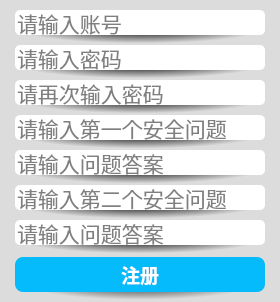
<?xml version="1.0" encoding="UTF-8"?>
<ui version="4.0">
 <class>CRegisterDialog</class>
 <widget class="QDialog" name="CRegisterDialog">
  <property name="geometry">
   <rect>
    <x>0</x>
    <y>0</y>
    <width>280</width>
    <height>302</height>
   </rect>
  </property>
  <property name="sizePolicy">
   <sizepolicy hsizetype="Fixed" vsizetype="Fixed">
    <horstretch>0</horstretch>
    <verstretch>0</verstretch>
   </sizepolicy>
  </property>
  <property name="minimumSize">
   <size>
    <width>280</width>
    <height>300</height>
   </size>
  </property>
  <property name="maximumSize">
   <size>
    <width>280</width>
    <height>302</height>
   </size>
  </property>
  <property name="windowTitle">
   <string>注册账号</string>
  </property>
  <property name="styleSheet">
   <string notr="true">#CRegisterDialog
{
	background:rgb(220, 220, 220);
}</string>
  </property>
  <layout class="QGridLayout" name="gridLayout">
   <property name="leftMargin">
    <number>0</number>
   </property>
   <property name="topMargin">
    <number>10</number>
   </property>
   <property name="rightMargin">
    <number>0</number>
   </property>
   <property name="bottomMargin">
    <number>0</number>
   </property>
   <property name="spacing">
    <number>0</number>
   </property>
   <item row="0" column="0">
    <widget class="QWidget" name="widgetAccount" native="true">
     <property name="sizePolicy">
      <sizepolicy hsizetype="Fixed" vsizetype="Fixed">
       <horstretch>0</horstretch>
       <verstretch>0</verstretch>
      </sizepolicy>
     </property>
     <property name="minimumSize">
      <size>
       <width>280</width>
       <height>35</height>
      </size>
     </property>
     <property name="maximumSize">
      <size>
       <width>280</width>
       <height>35</height>
      </size>
     </property>
     <property name="font">
      <font>
       <family>等线</family>
       <pointsize>10</pointsize>
       <weight>75</weight>
       <bold>true</bold>
      </font>
     </property>
     <property name="styleSheet">
      <string notr="true">background:qradialgradient(spread:pad, cx:0.5, cy:0.5, radius:0.5, fx:0.5, fy:0.5, stop:0.0965909 rgba(0, 0, 0, 255), stop:0.903409 rgba(220, 220, 220, 220));</string>
     </property>
     <layout class="QGridLayout" name="gridLayout_2">
      <property name="leftMargin">
       <number>0</number>
      </property>
      <property name="topMargin">
       <number>0</number>
      </property>
      <property name="rightMargin">
       <number>0</number>
      </property>
      <property name="bottomMargin">
       <number>0</number>
      </property>
      <property name="spacing">
       <number>0</number>
      </property>
      <item row="0" column="0">
       <widget class="QLineEdit" name="lineEditAccount">
        <property name="sizePolicy">
         <sizepolicy hsizetype="Fixed" vsizetype="Fixed">
          <horstretch>25</horstretch>
          <verstretch>25</verstretch>
         </sizepolicy>
        </property>
        <property name="minimumSize">
         <size>
          <width>250</width>
          <height>25</height>
         </size>
        </property>
        <property name="maximumSize">
         <size>
          <width>250</width>
          <height>25</height>
         </size>
        </property>
        <property name="font">
         <font>
          <family>Consolas</family>
          <pointsize>16</pointsize>
          <weight>50</weight>
          <italic>false</italic>
          <bold>false</bold>
         </font>
        </property>
        <property name="toolTip">
         <string/>
        </property>
        <property name="autoFillBackground">
         <bool>false</bool>
        </property>
        <property name="styleSheet">
         <string notr="true">background:rgb(255, 255, 255);
border-radius:5px;
color:rgb(0, 0, 0);</string>
        </property>
        <property name="inputMask">
         <string/>
        </property>
        <property name="text">
         <string/>
        </property>
        <property name="maxLength">
         <number>20</number>
        </property>
        <property name="frame">
         <bool>true</bool>
        </property>
        <property name="echoMode">
         <enum>QLineEdit::Normal</enum>
        </property>
        <property name="cursorPosition">
         <number>0</number>
        </property>
        <property name="alignment">
         <set>Qt::AlignLeading|Qt::AlignLeft|Qt::AlignVCenter</set>
        </property>
        <property name="dragEnabled">
         <bool>false</bool>
        </property>
        <property name="placeholderText">
         <string>请输入账号</string>
        </property>
        <property name="clearButtonEnabled">
         <bool>true</bool>
        </property>
       </widget>
      </item>
      <item row="1" column="0">
       <spacer name="verticalSpacerInputAccount">
        <property name="font">
         <font>
          <family>等线</family>
          <pointsize>10</pointsize>
          <weight>75</weight>
          <bold>true</bold>
         </font>
        </property>
        <property name="orientation">
         <enum>Qt::Vertical</enum>
        </property>
        <property name="sizeHint" stdset="0">
         <size>
          <width>20</width>
          <height>20</height>
         </size>
        </property>
       </spacer>
      </item>
     </layout>
    </widget>
   </item>
   <item row="1" column="0">
    <widget class="QWidget" name="widgetPassword" native="true">
     <property name="sizePolicy">
      <sizepolicy hsizetype="Fixed" vsizetype="Fixed">
       <horstretch>0</horstretch>
       <verstretch>0</verstretch>
      </sizepolicy>
     </property>
     <property name="minimumSize">
      <size>
       <width>280</width>
       <height>35</height>
      </size>
     </property>
     <property name="maximumSize">
      <size>
       <width>280</width>
       <height>35</height>
      </size>
     </property>
     <property name="font">
      <font>
       <family>等线</family>
       <pointsize>10</pointsize>
       <weight>75</weight>
       <bold>true</bold>
      </font>
     </property>
     <property name="styleSheet">
      <string notr="true">background:qradialgradient(spread:pad, cx:0.5, cy:0.5, radius:0.5, fx:0.5, fy:0.5, stop:0.0965909 rgba(0, 0, 0, 255), stop:0.903409 rgba(220, 220, 220, 220));</string>
     </property>
     <layout class="QGridLayout" name="gridLayout_3">
      <property name="leftMargin">
       <number>0</number>
      </property>
      <property name="topMargin">
       <number>0</number>
      </property>
      <property name="rightMargin">
       <number>0</number>
      </property>
      <property name="bottomMargin">
       <number>0</number>
      </property>
      <property name="spacing">
       <number>0</number>
      </property>
      <item row="0" column="0">
       <widget class="QLineEdit" name="lineEditPassword">
        <property name="sizePolicy">
         <sizepolicy hsizetype="Fixed" vsizetype="Fixed">
          <horstretch>25</horstretch>
          <verstretch>25</verstretch>
         </sizepolicy>
        </property>
        <property name="minimumSize">
         <size>
          <width>250</width>
          <height>25</height>
         </size>
        </property>
        <property name="maximumSize">
         <size>
          <width>250</width>
          <height>25</height>
         </size>
        </property>
        <property name="font">
         <font>
          <family>Consolas</family>
          <pointsize>16</pointsize>
          <weight>50</weight>
          <italic>false</italic>
          <bold>false</bold>
         </font>
        </property>
        <property name="toolTip">
         <string/>
        </property>
        <property name="autoFillBackground">
         <bool>false</bool>
        </property>
        <property name="styleSheet">
         <string notr="true">background:rgb(255, 255, 255);
border-radius:5px;
color:rgb(0, 0, 0);</string>
        </property>
        <property name="inputMask">
         <string/>
        </property>
        <property name="text">
         <string/>
        </property>
        <property name="maxLength">
         <number>20</number>
        </property>
        <property name="frame">
         <bool>true</bool>
        </property>
        <property name="echoMode">
         <enum>QLineEdit::Password</enum>
        </property>
        <property name="cursorPosition">
         <number>0</number>
        </property>
        <property name="alignment">
         <set>Qt::AlignLeading|Qt::AlignLeft|Qt::AlignVCenter</set>
        </property>
        <property name="dragEnabled">
         <bool>false</bool>
        </property>
        <property name="placeholderText">
         <string>请输入密码</string>
        </property>
        <property name="clearButtonEnabled">
         <bool>true</bool>
        </property>
       </widget>
      </item>
      <item row="1" column="0">
       <spacer name="verticalSpacerInputPassword">
        <property name="font">
         <font>
          <family>等线</family>
          <pointsize>10</pointsize>
          <weight>75</weight>
          <bold>true</bold>
         </font>
        </property>
        <property name="orientation">
         <enum>Qt::Vertical</enum>
        </property>
        <property name="sizeHint" stdset="0">
         <size>
          <width>20</width>
          <height>20</height>
         </size>
        </property>
       </spacer>
      </item>
     </layout>
    </widget>
   </item>
   <item row="2" column="0">
    <widget class="QWidget" name="widgetPasswordAgain" native="true">
     <property name="sizePolicy">
      <sizepolicy hsizetype="Fixed" vsizetype="Fixed">
       <horstretch>0</horstretch>
       <verstretch>0</verstretch>
      </sizepolicy>
     </property>
     <property name="minimumSize">
      <size>
       <width>280</width>
       <height>35</height>
      </size>
     </property>
     <property name="maximumSize">
      <size>
       <width>280</width>
       <height>35</height>
      </size>
     </property>
     <property name="font">
      <font>
       <family>等线</family>
       <pointsize>10</pointsize>
       <weight>75</weight>
       <bold>true</bold>
      </font>
     </property>
     <property name="styleSheet">
      <string notr="true">background:qradialgradient(spread:pad, cx:0.5, cy:0.5, radius:0.5, fx:0.5, fy:0.5, stop:0.0965909 rgba(0, 0, 0, 255), stop:0.903409 rgba(220, 220, 220, 220));</string>
     </property>
     <layout class="QGridLayout" name="gridLayout_4">
      <property name="leftMargin">
       <number>0</number>
      </property>
      <property name="topMargin">
       <number>0</number>
      </property>
      <property name="rightMargin">
       <number>0</number>
      </property>
      <property name="bottomMargin">
       <number>0</number>
      </property>
      <property name="spacing">
       <number>0</number>
      </property>
      <item row="0" column="0">
       <widget class="QLineEdit" name="lineEditPasswordAgain">
        <property name="sizePolicy">
         <sizepolicy hsizetype="Fixed" vsizetype="Fixed">
          <horstretch>25</horstretch>
          <verstretch>25</verstretch>
         </sizepolicy>
        </property>
        <property name="minimumSize">
         <size>
          <width>250</width>
          <height>25</height>
         </size>
        </property>
        <property name="maximumSize">
         <size>
          <width>250</width>
          <height>25</height>
         </size>
        </property>
        <property name="font">
         <font>
          <family>Consolas</family>
          <pointsize>16</pointsize>
          <weight>50</weight>
          <italic>false</italic>
          <bold>false</bold>
         </font>
        </property>
        <property name="toolTip">
         <string/>
        </property>
        <property name="autoFillBackground">
         <bool>false</bool>
        </property>
        <property name="styleSheet">
         <string notr="true">background:rgb(255, 255, 255);
border-radius:5px;
color:rgb(0, 0, 0);</string>
        </property>
        <property name="inputMask">
         <string/>
        </property>
        <property name="text">
         <string/>
        </property>
        <property name="maxLength">
         <number>20</number>
        </property>
        <property name="frame">
         <bool>true</bool>
        </property>
        <property name="echoMode">
         <enum>QLineEdit::Password</enum>
        </property>
        <property name="cursorPosition">
         <number>0</number>
        </property>
        <property name="alignment">
         <set>Qt::AlignLeading|Qt::AlignLeft|Qt::AlignVCenter</set>
        </property>
        <property name="dragEnabled">
         <bool>false</bool>
        </property>
        <property name="placeholderText">
         <string>请再次输入密码</string>
        </property>
        <property name="clearButtonEnabled">
         <bool>true</bool>
        </property>
       </widget>
      </item>
      <item row="1" column="0">
       <spacer name="verticalSpacerInputPasswordAgain">
        <property name="font">
         <font>
          <family>等线</family>
          <pointsize>10</pointsize>
          <weight>75</weight>
          <bold>true</bold>
         </font>
        </property>
        <property name="orientation">
         <enum>Qt::Vertical</enum>
        </property>
        <property name="sizeHint" stdset="0">
         <size>
          <width>20</width>
          <height>20</height>
         </size>
        </property>
       </spacer>
      </item>
     </layout>
    </widget>
   </item>
   <item row="3" column="0">
    <widget class="QWidget" name="widgetSecretiveQuestion1" native="true">
     <property name="sizePolicy">
      <sizepolicy hsizetype="Fixed" vsizetype="Fixed">
       <horstretch>0</horstretch>
       <verstretch>0</verstretch>
      </sizepolicy>
     </property>
     <property name="minimumSize">
      <size>
       <width>280</width>
       <height>35</height>
      </size>
     </property>
     <property name="maximumSize">
      <size>
       <width>280</width>
       <height>35</height>
      </size>
     </property>
     <property name="font">
      <font>
       <family>等线</family>
       <pointsize>10</pointsize>
       <weight>75</weight>
       <bold>true</bold>
      </font>
     </property>
     <property name="styleSheet">
      <string notr="true">background:qradialgradient(spread:pad, cx:0.5, cy:0.5, radius:0.5, fx:0.5, fy:0.5, stop:0.0965909 rgba(0, 0, 0, 255), stop:0.903409 rgba(220, 220, 220, 220));</string>
     </property>
     <layout class="QGridLayout" name="gridLayout_5">
      <property name="leftMargin">
       <number>0</number>
      </property>
      <property name="topMargin">
       <number>0</number>
      </property>
      <property name="rightMargin">
       <number>0</number>
      </property>
      <property name="bottomMargin">
       <number>0</number>
      </property>
      <property name="spacing">
       <number>0</number>
      </property>
      <item row="0" column="0">
       <widget class="QLineEdit" name="lineEditSecretiveQuestion1">
        <property name="sizePolicy">
         <sizepolicy hsizetype="Fixed" vsizetype="Fixed">
          <horstretch>25</horstretch>
          <verstretch>25</verstretch>
         </sizepolicy>
        </property>
        <property name="minimumSize">
         <size>
          <width>250</width>
          <height>25</height>
         </size>
        </property>
        <property name="maximumSize">
         <size>
          <width>250</width>
          <height>25</height>
         </size>
        </property>
        <property name="font">
         <font>
          <family>Consolas</family>
          <pointsize>16</pointsize>
          <weight>50</weight>
          <italic>false</italic>
          <bold>false</bold>
         </font>
        </property>
        <property name="toolTip">
         <string/>
        </property>
        <property name="autoFillBackground">
         <bool>false</bool>
        </property>
        <property name="styleSheet">
         <string notr="true">background:rgb(255, 255, 255);
border-radius:5px;
color:rgb(0, 0, 0);</string>
        </property>
        <property name="inputMask">
         <string/>
        </property>
        <property name="text">
         <string/>
        </property>
        <property name="maxLength">
         <number>10</number>
        </property>
        <property name="frame">
         <bool>true</bool>
        </property>
        <property name="echoMode">
         <enum>QLineEdit::Normal</enum>
        </property>
        <property name="cursorPosition">
         <number>0</number>
        </property>
        <property name="alignment">
         <set>Qt::AlignLeading|Qt::AlignLeft|Qt::AlignVCenter</set>
        </property>
        <property name="dragEnabled">
         <bool>false</bool>
        </property>
        <property name="placeholderText">
         <string>请输入第一个安全问题</string>
        </property>
        <property name="clearButtonEnabled">
         <bool>true</bool>
        </property>
       </widget>
      </item>
      <item row="1" column="0">
       <spacer name="verticalSpacerInputSecretiveQuestion1">
        <property name="font">
         <font>
          <family>等线</family>
          <pointsize>10</pointsize>
          <weight>75</weight>
          <bold>true</bold>
         </font>
        </property>
        <property name="orientation">
         <enum>Qt::Vertical</enum>
        </property>
        <property name="sizeHint" stdset="0">
         <size>
          <width>20</width>
          <height>20</height>
         </size>
        </property>
       </spacer>
      </item>
     </layout>
    </widget>
   </item>
   <item row="4" column="0">
    <widget class="QWidget" name="widgetSecretiveAnswer1" native="true">
     <property name="sizePolicy">
      <sizepolicy hsizetype="Fixed" vsizetype="Fixed">
       <horstretch>0</horstretch>
       <verstretch>0</verstretch>
      </sizepolicy>
     </property>
     <property name="minimumSize">
      <size>
       <width>280</width>
       <height>35</height>
      </size>
     </property>
     <property name="maximumSize">
      <size>
       <width>280</width>
       <height>35</height>
      </size>
     </property>
     <property name="font">
      <font>
       <family>等线</family>
       <pointsize>10</pointsize>
       <weight>75</weight>
       <bold>true</bold>
      </font>
     </property>
     <property name="styleSheet">
      <string notr="true">background:qradialgradient(spread:pad, cx:0.5, cy:0.5, radius:0.5, fx:0.5, fy:0.5, stop:0.0965909 rgba(0, 0, 0, 255), stop:0.903409 rgba(220, 220, 220, 220));</string>
     </property>
     <layout class="QGridLayout" name="gridLayout_6">
      <property name="leftMargin">
       <number>0</number>
      </property>
      <property name="topMargin">
       <number>0</number>
      </property>
      <property name="rightMargin">
       <number>0</number>
      </property>
      <property name="bottomMargin">
       <number>0</number>
      </property>
      <property name="spacing">
       <number>0</number>
      </property>
      <item row="0" column="0">
       <widget class="QLineEdit" name="lineEditSecretiveAnswer1">
        <property name="sizePolicy">
         <sizepolicy hsizetype="Fixed" vsizetype="Fixed">
          <horstretch>25</horstretch>
          <verstretch>25</verstretch>
         </sizepolicy>
        </property>
        <property name="minimumSize">
         <size>
          <width>250</width>
          <height>25</height>
         </size>
        </property>
        <property name="maximumSize">
         <size>
          <width>250</width>
          <height>25</height>
         </size>
        </property>
        <property name="font">
         <font>
          <family>Consolas</family>
          <pointsize>16</pointsize>
          <weight>50</weight>
          <italic>false</italic>
          <bold>false</bold>
         </font>
        </property>
        <property name="toolTip">
         <string/>
        </property>
        <property name="autoFillBackground">
         <bool>false</bool>
        </property>
        <property name="styleSheet">
         <string notr="true">background:rgb(255, 255, 255);
border-radius:5px;
color:rgb(0, 0, 0);</string>
        </property>
        <property name="inputMask">
         <string/>
        </property>
        <property name="text">
         <string/>
        </property>
        <property name="maxLength">
         <number>20</number>
        </property>
        <property name="frame">
         <bool>true</bool>
        </property>
        <property name="echoMode">
         <enum>QLineEdit::Normal</enum>
        </property>
        <property name="cursorPosition">
         <number>0</number>
        </property>
        <property name="alignment">
         <set>Qt::AlignLeading|Qt::AlignLeft|Qt::AlignVCenter</set>
        </property>
        <property name="dragEnabled">
         <bool>false</bool>
        </property>
        <property name="placeholderText">
         <string>请输入问题答案</string>
        </property>
        <property name="clearButtonEnabled">
         <bool>true</bool>
        </property>
       </widget>
      </item>
      <item row="1" column="0">
       <spacer name="verticalSpacerInputSecretiveAnswer1">
        <property name="font">
         <font>
          <family>等线</family>
          <pointsize>10</pointsize>
          <weight>75</weight>
          <bold>true</bold>
         </font>
        </property>
        <property name="orientation">
         <enum>Qt::Vertical</enum>
        </property>
        <property name="sizeHint" stdset="0">
         <size>
          <width>20</width>
          <height>20</height>
         </size>
        </property>
       </spacer>
      </item>
     </layout>
    </widget>
   </item>
   <item row="5" column="0">
    <widget class="QWidget" name="widgetSecretiveQuestion2" native="true">
     <property name="sizePolicy">
      <sizepolicy hsizetype="Fixed" vsizetype="Fixed">
       <horstretch>0</horstretch>
       <verstretch>0</verstretch>
      </sizepolicy>
     </property>
     <property name="minimumSize">
      <size>
       <width>280</width>
       <height>35</height>
      </size>
     </property>
     <property name="maximumSize">
      <size>
       <width>280</width>
       <height>35</height>
      </size>
     </property>
     <property name="font">
      <font>
       <family>等线</family>
       <pointsize>10</pointsize>
       <weight>75</weight>
       <bold>true</bold>
      </font>
     </property>
     <property name="styleSheet">
      <string notr="true">background:qradialgradient(spread:pad, cx:0.5, cy:0.5, radius:0.5, fx:0.5, fy:0.5, stop:0.0965909 rgba(0, 0, 0, 255), stop:0.903409 rgba(220, 220, 220, 220));</string>
     </property>
     <layout class="QGridLayout" name="gridLayout_7">
      <property name="leftMargin">
       <number>0</number>
      </property>
      <property name="topMargin">
       <number>0</number>
      </property>
      <property name="rightMargin">
       <number>0</number>
      </property>
      <property name="bottomMargin">
       <number>0</number>
      </property>
      <property name="spacing">
       <number>0</number>
      </property>
      <item row="0" column="0">
       <widget class="QLineEdit" name="lineEditSecretiveQuestion2">
        <property name="sizePolicy">
         <sizepolicy hsizetype="Fixed" vsizetype="Fixed">
          <horstretch>25</horstretch>
          <verstretch>25</verstretch>
         </sizepolicy>
        </property>
        <property name="minimumSize">
         <size>
          <width>250</width>
          <height>25</height>
         </size>
        </property>
        <property name="maximumSize">
         <size>
          <width>250</width>
          <height>25</height>
         </size>
        </property>
        <property name="font">
         <font>
          <family>Consolas</family>
          <pointsize>16</pointsize>
          <weight>50</weight>
          <italic>false</italic>
          <bold>false</bold>
         </font>
        </property>
        <property name="toolTip">
         <string/>
        </property>
        <property name="autoFillBackground">
         <bool>false</bool>
        </property>
        <property name="styleSheet">
         <string notr="true">background:rgb(255, 255, 255);
border-radius:5px;
color:rgb(0, 0, 0);</string>
        </property>
        <property name="inputMask">
         <string/>
        </property>
        <property name="text">
         <string/>
        </property>
        <property name="maxLength">
         <number>10</number>
        </property>
        <property name="frame">
         <bool>true</bool>
        </property>
        <property name="echoMode">
         <enum>QLineEdit::Normal</enum>
        </property>
        <property name="cursorPosition">
         <number>0</number>
        </property>
        <property name="alignment">
         <set>Qt::AlignLeading|Qt::AlignLeft|Qt::AlignVCenter</set>
        </property>
        <property name="dragEnabled">
         <bool>false</bool>
        </property>
        <property name="placeholderText">
         <string>请输入第二个安全问题</string>
        </property>
        <property name="clearButtonEnabled">
         <bool>true</bool>
        </property>
       </widget>
      </item>
      <item row="1" column="0">
       <spacer name="verticalSpacerInputSecretiveQuestion2">
        <property name="font">
         <font>
          <family>等线</family>
          <pointsize>10</pointsize>
          <weight>75</weight>
          <bold>true</bold>
         </font>
        </property>
        <property name="orientation">
         <enum>Qt::Vertical</enum>
        </property>
        <property name="sizeHint" stdset="0">
         <size>
          <width>20</width>
          <height>20</height>
         </size>
        </property>
       </spacer>
      </item>
     </layout>
    </widget>
   </item>
   <item row="6" column="0">
    <widget class="QWidget" name="widgetSecretiveAnswer2" native="true">
     <property name="sizePolicy">
      <sizepolicy hsizetype="Fixed" vsizetype="Fixed">
       <horstretch>0</horstretch>
       <verstretch>0</verstretch>
      </sizepolicy>
     </property>
     <property name="minimumSize">
      <size>
       <width>280</width>
       <height>35</height>
      </size>
     </property>
     <property name="maximumSize">
      <size>
       <width>280</width>
       <height>35</height>
      </size>
     </property>
     <property name="font">
      <font>
       <family>等线</family>
       <pointsize>10</pointsize>
       <weight>75</weight>
       <bold>true</bold>
      </font>
     </property>
     <property name="styleSheet">
      <string notr="true">background:qradialgradient(spread:pad, cx:0.5, cy:0.5, radius:0.5, fx:0.5, fy:0.5, stop:0.0965909 rgba(0, 0, 0, 255), stop:0.903409 rgba(220, 220, 220, 220));</string>
     </property>
     <layout class="QGridLayout" name="gridLayout_8">
      <property name="leftMargin">
       <number>0</number>
      </property>
      <property name="topMargin">
       <number>0</number>
      </property>
      <property name="rightMargin">
       <number>0</number>
      </property>
      <property name="bottomMargin">
       <number>0</number>
      </property>
      <property name="spacing">
       <number>0</number>
      </property>
      <item row="0" column="0">
       <widget class="QLineEdit" name="lineEditSecretiveAnswer2">
        <property name="sizePolicy">
         <sizepolicy hsizetype="Fixed" vsizetype="Fixed">
          <horstretch>25</horstretch>
          <verstretch>25</verstretch>
         </sizepolicy>
        </property>
        <property name="minimumSize">
         <size>
          <width>250</width>
          <height>25</height>
         </size>
        </property>
        <property name="maximumSize">
         <size>
          <width>250</width>
          <height>25</height>
         </size>
        </property>
        <property name="font">
         <font>
          <family>Consolas</family>
          <pointsize>16</pointsize>
          <weight>50</weight>
          <italic>false</italic>
          <bold>false</bold>
         </font>
        </property>
        <property name="toolTip">
         <string/>
        </property>
        <property name="autoFillBackground">
         <bool>false</bool>
        </property>
        <property name="styleSheet">
         <string notr="true">background:rgb(255, 255, 255);
border-radius:5px;
color:rgb(0, 0, 0);</string>
        </property>
        <property name="inputMask">
         <string/>
        </property>
        <property name="text">
         <string/>
        </property>
        <property name="maxLength">
         <number>20</number>
        </property>
        <property name="frame">
         <bool>true</bool>
        </property>
        <property name="echoMode">
         <enum>QLineEdit::Normal</enum>
        </property>
        <property name="cursorPosition">
         <number>0</number>
        </property>
        <property name="alignment">
         <set>Qt::AlignLeading|Qt::AlignLeft|Qt::AlignVCenter</set>
        </property>
        <property name="dragEnabled">
         <bool>false</bool>
        </property>
        <property name="placeholderText">
         <string>请输入问题答案</string>
        </property>
        <property name="clearButtonEnabled">
         <bool>true</bool>
        </property>
       </widget>
      </item>
      <item row="1" column="0">
       <spacer name="verticalSpacerInputSecretiveAnswer2">
        <property name="font">
         <font>
          <family>等线</family>
          <pointsize>10</pointsize>
          <weight>75</weight>
          <bold>true</bold>
         </font>
        </property>
        <property name="orientation">
         <enum>Qt::Vertical</enum>
        </property>
        <property name="sizeHint" stdset="0">
         <size>
          <width>20</width>
          <height>20</height>
         </size>
        </property>
       </spacer>
      </item>
     </layout>
    </widget>
   </item>
   <item row="7" column="0">
    <widget class="QWidget" name="widgetLoginButton" native="true">
     <property name="sizePolicy">
      <sizepolicy hsizetype="Preferred" vsizetype="Fixed">
       <horstretch>0</horstretch>
       <verstretch>0</verstretch>
      </sizepolicy>
     </property>
     <property name="styleSheet">
      <string notr="true">background:qradialgradient(spread:pad, cx:0.5, cy:0.5, radius:0.5, fx:0.5, fy:0.5, stop:0.0965909 rgba(0, 0, 0, 255), stop:0.903409 rgba(220, 220, 220, 220));</string>
     </property>
     <layout class="QGridLayout" name="gridLayout_9">
      <property name="leftMargin">
       <number>5</number>
      </property>
      <property name="topMargin">
       <number>2</number>
      </property>
      <property name="rightMargin">
       <number>5</number>
      </property>
      <property name="bottomMargin">
       <number>10</number>
      </property>
      <property name="spacing">
       <number>0</number>
      </property>
      <item row="0" column="0">
       <widget class="QToolButton" name="toolButtonRegister">
        <property name="sizePolicy">
         <sizepolicy hsizetype="Fixed" vsizetype="Fixed">
          <horstretch>0</horstretch>
          <verstretch>0</verstretch>
         </sizepolicy>
        </property>
        <property name="minimumSize">
         <size>
          <width>250</width>
          <height>35</height>
         </size>
        </property>
        <property name="maximumSize">
         <size>
          <width>250</width>
          <height>35</height>
         </size>
        </property>
        <property name="font">
         <font>
          <family>等线</family>
          <pointsize>14</pointsize>
          <weight>75</weight>
          <bold>true</bold>
         </font>
        </property>
        <property name="cursor">
         <cursorShape>PointingHandCursor</cursorShape>
        </property>
        <property name="toolTip">
         <string>点击注册</string>
        </property>
        <property name="styleSheet">
         <string notr="true">background:rgb(5, 187, 251);
border-radius:8px;
color:rgb(255, 255, 255);</string>
        </property>
        <property name="text">
         <string>注册</string>
        </property>
        <property name="shortcut">
         <string>Enter</string>
        </property>
        <property name="checkable">
         <bool>false</bool>
        </property>
        <property name="autoRepeat">
         <bool>false</bool>
        </property>
        <property name="autoExclusive">
         <bool>false</bool>
        </property>
       </widget>
      </item>
     </layout>
    </widget>
   </item>
  </layout>
 </widget>
 <resources/>
 <connections/>
</ui>
